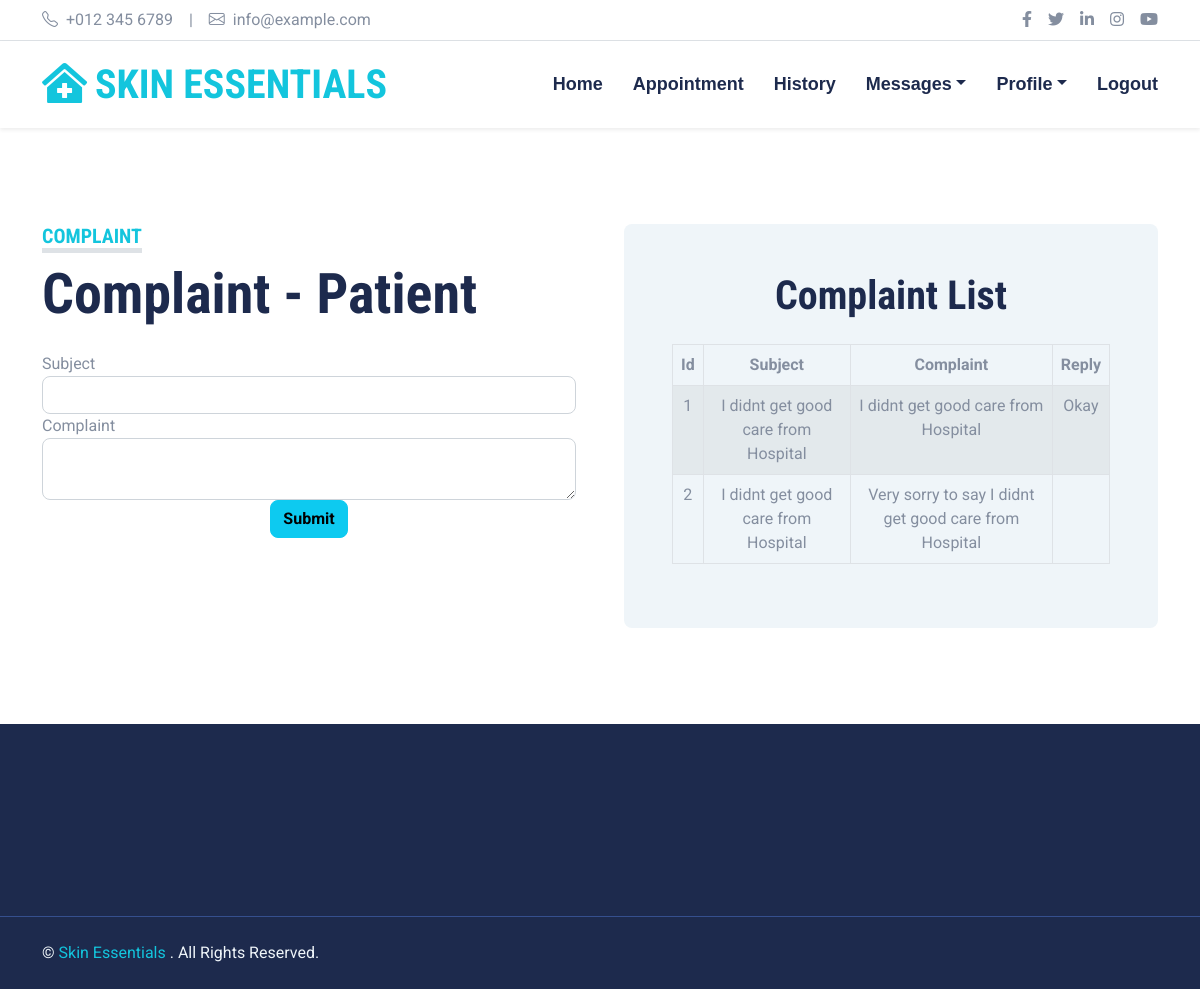
The page /Patient/complaint.php (signed in) on the database its author committed.
### tables this page shows
CREATE TABLE `tbl_complaint` (
  `complaint_id` int(11) NOT NULL,
  `complaint_subject` varchar(50) NOT NULL,
  `complaint` varchar(150) NOT NULL,
  `user_login_id` int(11) NOT NULL,
  `reply` varchar(50) NOT NULL
);

### Patient/complaint.php (the view, shortened to what this page needs)
<?php include("header.php") ?>
<div class="container-fluid py-5">
<div class="container">
<div class="row gx-5">
<div class="col-lg-6 mb-5 mb-lg-0">
<div class="mb-4">
<h5 class="d-inline-block text-primary text-uppercase border-bottom border-5">Complaint</h5>
<h1 class="display-4">Complaint - Patient</h1>
</div>
<form method="post" action="#" method="post" id="myform" enctype="multipart/form-data">
                     <div class="form-group">
                         <label> Subject</label>
                         <input name="subject" type="text" class="form-control">
                    </div>
                    <div class="form-group">
                          <label>Complaint</label>
                        <textarea name="complaint"  class="form-control"></textarea>
                   </div>
               <div class="col-sm-12"  style="text-align: center;"><div>
                 <input type="submit" value="Submit" name="submit" class="btn btn-info">
       </div></div>
            </form>
</div>
<div class="col-lg-6">
<div class="bg-light text-center rounded p-5">
<h1 class="mb-4">Complaint List</h1>
<?php
              include("../db.php");
           $logid=$_SESSION["patient"]["login_id"];
                                             $qt=  mysqli_query($con,"select * from tbl_complaint where user_login_id=".$logid) ;
                                             $n=mysqli_num_rows($qt);
      if($n>0)
      {
         $count=1;
         ?>
                 <table class="table table-striped table-bordered">
                     <thead><th>Id</th><th>Subject</th><th>Complaint</th><th>Reply</th></thead>
                  <?php while($row=mysqli_fetch_array($qt))
                  {
                  ?>
                       <tr>
                         <td><?php echo $count ?></td>
                             <td><?php echo $row["complaint_subject"] ?></td>
                             <td><?php echo $row["complaint"] ?></td>
                             <td><?php echo $row["reply"] ?></td>
                         </tr>
                   <?php
                 $count++;
                 } ?>
                   </table>
            <?php
            }
            else{
            ?>
                   <div class="alert alert-success"> No List Available</div>
              <?php   } ?>
</div>
</div>
					</div></div></div>
          <?php include("footer.php") ?>

### assets/assets/css/style.css (style rules this page uses)
:root { --primary: #13C5DD; --secondary: #354F8E; --light: #EFF5F9; --dark: #1D2A4D; }
.btn { font-weight: 700; transition: .5s; }

### rows shown on the page
tbl_complaint: complaint_subject "I didnt get good care from Hospital", complaint "I didnt get good care from Hospital", reply "Okay"
tbl_complaint: complaint_subject "I didnt get good care from Hospital", complaint "Very sorry to say I didnt get good care from Hospital"
